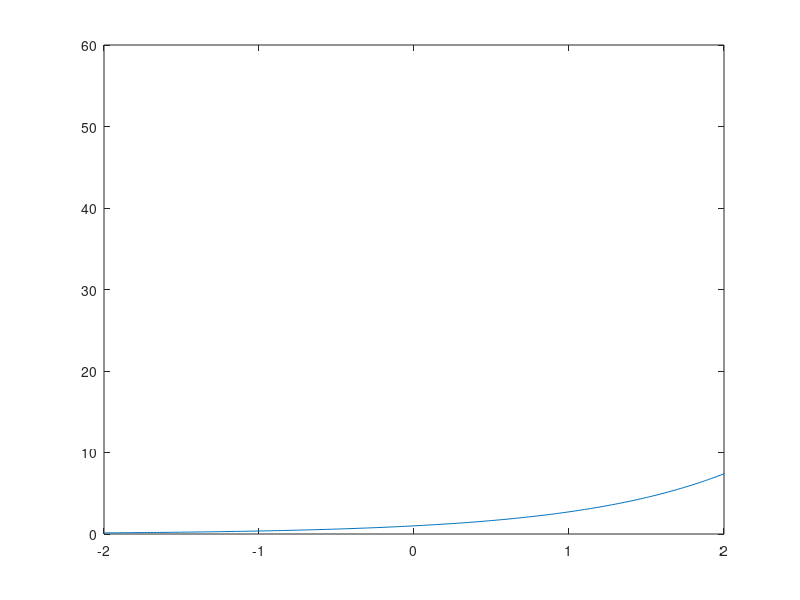

The MATLAB source for this figure: (Note: this script raises an error after producing the figure.)
%% Introduction to MATLAB
% Christian Groll
%
% Chair of financial econometrics, Ludwig-Maximilians-University 
% Munich. 
%
% All rights reserved.

%%
% The following script presents an introduction to basic MATLAB
% commands. It shows how different types of variables can be
% handled and manipulated in MATLAB, as well as how MATLAB can 
% be used to produce graphical output. 

%% Numeric variables
% In MATLAB, an assignment of a certain value to a variable has 
% to be implemented with an equality sign, where any 
% expression on the right-hand side of the equality is assigned 
% to the variable which is specified on the left-hand side.
% Variable names in MATLAB have to start with a letter, which 
% can be followed by any number of letters, digits or
% underscores. Note that MATLAB is case sensitive, i.e. that
% lowercase and uppercase letters are distinguished.

% assign value 2 to a variable named x
x = 2


%%
% You can also see the effect of the assignment in the workspace
% window. The column "value" now shows a 2 next to the entry x.
% The same syntax also can be used when the value of a given
% variable shall be assigned to another variable.

% assign value of variable x to variable b
b = x

%%
% In order not to trigger an error, every variable on the 
% right-hand side of an equality sign already has to possess a 
% value.

% assignment with still undefined variable 
try
    d = c
catch err
    err.message
end
    
%%
% While the first expression assigns the value of the variable x
% to the variable b, execution of the second expression will lead
% to an error, since the variable on the left-hand side is not
% yet defined. Leaving the error untreated would force MATLAB to 
% stop the execution of the script, and throw an error message in
% red letters. 
% In order to avoid an abortion, the error is treated with a 
% try-catch construction at this point. To see the result of an 
% untreated error, just uncomment the following line and execute 
% the cell again.

% d = c

%%
% In order to assign a bundle of values to one variable, the
% values can be stored lined up horizontally or vertically, so
% that the containing variable becomes a vector. When values
% shall be lined up horizontally, MATLAB needs to know the index
% indicating the position of the value in the vector. Thereby the
% first position in a vector always gets index 1, contrary to
% 0 as in some other programming languages.

x(2) = 4

%%
% Assigning value 4 to the second position renders x into a
% 1x2 horizontal vector. 
% To meet larger generality, it is best to interpret scalar 
% values and vectors as special cases of the larger class of 
% matrices right away. Hence, any assignment needs two indices 
% to uniquely specify a position in a matrix.

x(1,2) = 4

%%
% Following the usual mathematical notation, the first index 
% refers to the vertical position, and the second index to the 
% horizontal position. 

x(2,1) = 3
x(2,2) = 4

%%
% Explained more precisely, the original assignment x = 2 actually
% performs two commands. First, the value 2 is assigned to the
% variable x. And second, the new value of the variable x is displayed
% in the command window.
%
% In order to prevent MATLAB from displaying the new state of a
% variable, each assignment has to be equipped with a semicolon
% at its end. Hence, displaying the new value of a variable after
% an assignment can be seen as something like a default setting,
% which has to be denied explicitly when it is not wanted.

% the following assignment is not displayed
x(2,2) = 8;

% to query the new value, type the variable name
x

%%
% Given that we assign a value outside of the already used 
% rectangular of indices, the matrix is automatically increased
% to include the new index, while elements of the enlarged matrix
% without specified values are automatically filled with zeros.

x(3,4) = 8

%%
% Note that MATLAB is forced to automatically enlargen the
% matrix, since it can only work with numerical variables of
% rectangular shape. An example with occurring error in case of
% misspecified matrix shape will follow at the end of the next 
% cell.

%%
% In order to simplify the assignment of a bunch of numbers, all
% matrix entries also can be assigned all at once. Be careful:
% the syntax in this case requires SQUARED brackets!
% Furthermore, the semicolons within the squared brackets tell 
% MATLAB to assign the next values to positions one row further
% down. 

% assigning multiple values at once
x = [1 2 0; 1 3 4; 2 2 2]


%%
% Note: for clarity one can also use commas in order to better
% delimit individual entries within a row.

x = [2, 3, 4; 1, 3, 1; 2, 2, 2]

%%
% As already mentioned, unequal dimensions produce an error.

try
    k = [2 2 2 2 2; 1 1; 4 4 4 4 4 4 4 4]
catch err
    err.message
end

%%
% Once a variable has been initialized through value assignments,
% there are several ways to find out all its values or the value 
% at any entry.
% The first way is to display the variable to the command window 
% by simply typing its name. However, when dealing with large 
% matrices, it is not convenient to let MATLAB display the 
% complete matrix. A preferable way is to let MATLAB display 
% only the entry required, which can be done by telling MATLAB 
% the variable name associated with an index in square brackets.

% get value at row 1, column 2
x(1,2)

%%
% A different way to find out any value of a variable is to use 
% the variable editor, which can be opened either by 
% double-clicking the variable's name in the workspace, or by 
% highlighting the variable's name, right-clicking and chosing 
% "Open".

%% Matrix Concatenation
% Since MATLAB originally was built on matrix calculations,
% MATLAB programs involve a lot of matrix manipulations.
% Therefore, MATLAB provides an auxiliary merging-operator, in
% order to facilitate merging and manipulation commands. This
% merging-operator is executed with squared brackets, and is able
% to horizontally or vertically concatenate matrices, which is 
% the process of joining small matrices to make bigger ones.
% Strictly speaking, an assignment of multiple values at once is 
% nothing else than horizontally and vertically glueing together 
% scalar values.

% glueing together values 3 and 4 horizontally, assigning to c
c = [3 4]

% two ways to add additional row
d = [3 4; 2 3];
d = [c; 2 3];

% glueing together block matrices
[[d; c] x]

%%
% In order to simplify code, some often used matrices can be 
% accessed by calling existing functions.

% determine matrix size
m = 2;
n = 3;

% create matrix containing ones
onesMatr = ones(m,n)

% create matrix containing zeros
zeroMatr = zeros(m,n)

% create matrix containing uniformly distributed random numbers 
unifMatr = rand(m,n)

%%
% In addition, MATLAB has an operator to create numerical
% sequences with constant increments. This operator is called
% with three numbers and two colons. 

% increments of size 2, starting at 1, ending at 11
1:2:11

% increments of size 5.5, starting at 14, ending at 40
14:5.5:40

%%
% In case of increments of size 1, one can also use the short
% notation involving only one colon together with a number
% specifying the starting value and a number specifying the
% ending value.

% increments of size 1, starting at 1, ending at 4
1:4

%%
% Both concatenation and the colon operator to create number
% sequences can be used to simultaneously retrieve information 
% about matrix entries. The basic notation here is that a vector
% at the first entry in square brackets refers to all rows
% involved, while a vector at the second entry refers to all
% columns involved. In doing so, the set of all indices involved 
% is given by the intersection of the specified rows and columns.

% display entries (1,3), (1,2) and (1,3) of x
[x(1,3) x(1,2) x(1,3)]

% same result, as intersection of row 1 with columns
x(1,[3 2 3])

% 2x2 upper block matrix
x([1 2],[1 2])

% using number sequence
x(1:2,1:2)

%%
% In cases of unknown matrix size, the last element also can be
% accessed with replacement statement "end".

% display last two rows and last two columns
x(2:end,2:end)
x(end-1:end,end-1:end)

%%
% Using the colon operator without additional numbers denotes
% either a complete row or a complete column of a matrix. 

% concatenate once the first and twice the third column of a
c = [x(:,1) x(:,3) x(:,3)];

% additionally append last row of x
c = [c; x(end,:)]

%%
% The same syntax also can be utilized to delete complete columns
% or rows from a matrix. Just specify the desired horizontal or
% vertical line via the colon operator, and assign an empty
% matrix to it.

% delete third row
c(:,3) = []

%% Matrix calculation
% MATLAB is able to perform the standard operations on matrices.

% addition
x = [2 3; 4 2];
b = [1; 2];
bMatr = b(1:2,[1 1])
c = x + bMatr

% subtraction
c = x - bMatr;

%%
% While addition and subtraction operate elementwise,
% matrix multiplication does not. Matrix multiplication is
% defined as scalar products of row and column vectors.

% multiplication of 2x2 matrix c with 2x1 vector b
matrProd1 = c*b
matrProd2 = [c(1,1)*b(1)+c(1,2)*b(2); c(2,1)*b(1)+c(2,2)*b(2)]

%%
% Matrix division is defined as inversion to matrix
% multiplication on square matrices.
matrProd = x*c

% retrieve C by reversion
matrProd/c
x

% this equals multiplication with inverse of c
matrProd*inv(c)

%% 
% However, when working with MATLAB in statistical applications, we
% usually interpret matrices as tables of data. Hence, performing
% matrix operations on matrices might not be the most natural way to
% process numeric variables. For example, let nSold denote a vector
% containing the number of sold products on consecutive days, while
% prices denotes a vector which contains the average achieved price
% per sale. We want to get a vector profits of same length as nSold
% and prices, containing the profits for each day.

% initialize sale vector
nSold = [2 3 2 1]

% initialize price vector
prices = [2.3 2.4 2.3 2.0]

% notation for elementwise multiplication
profits = nSold.*prices

%% 
% While addition and subtraction are the same for arrays and
% matrices, element-by-element operations on arrays have to be
% called with a dot in front of the operator.
% This rule also applies to some additional operators. Hence,
% element-wise division is called by ./, while exponentiating can
% be conducted with the .^ operator. Together with the numeric
% sequence operator, element-wise operations are very useful to
% evaluating functions on certain values and creating tables.
% For example, say you would have to evaluate the function 
% f(x)=3*x^2+7*x at values 1 to 10.

% init(ialize) grid for points that shall be evaluated
grid = 1:10;

% for each entry of grid, evaluate function per element-wise
% operations
grid 
squared = grid.^2
squaredScaled = 3*squared
scaled = 7*grid
vals = squaredScaled+scaled


%% Graphical output
% Whenever we need to visualize the graph of a function based on 
% existing tabulated values, we have to draw a line through the
% calculated values, thereby interpolating the function in
% between. The interpolated values are determined by MATLAB
% itself, so that we only have to pass the tabulated values to 
% MATLAB. One-dimensional functions usually are best visualized
% with the command plot, which draws a line through specified
% points. Since each point of the function is given by two
% coordinates (x- and y-value), the plot command also needs both
% dimensions as input.

% passing coordinates for each points to visualization function
plot(grid,vals)     % vector of x-values, vector of y-values

%%
% When using any graphical visualization command an additional
% window opens, which has to be understood as consisting of two 
% parts. The first part is the figure window itself. This part,
% for example, contains information about the size of the window 
% as well as about the reference number of the figure. The second
% part is an axes object, and can be seen as the white colored
% rectangle within the gray window. This axes object contains
% information about the used axes, where they begin and where 
% they end, and where additional ticks are shown in between.
% Furthermore, labels of the ticks, fontsizes of the labels as
% well as coordinates for the exact positioning of the white
% rectangle inside of the gray rectangle are properties of the
% axes object. These properties can not be accessed directly, 
% but have to be changed via methods performing on the object 
% (get() and set()).

%% Functions
% Besides the existing operators that can be used to data
% manipulation and calculation, MATLAB also includes functions
% that can be called. Usually, a call to a function requires some
% additional input handed over to the function and is associated
% with some output calculated by the function. For example,
% function exp() calculates the exponential function at a given
% value.

% calculate exponential function at point 3
exp(3)

% calculate log function at point 1
log(1)

%% 
% As already outlined above, financial applications usually 
% perform analysis on data, so that matrices rather have to be 
% seen as arrays or tables of data, instead of as matrices 
% expressing algebraic content. This way, element-wise operations
% become more accentuated, which is the reason that most built-in
% MATLAB functions accept matrices as input, where each entry
% will be processed by the function on its own. This way we can
% calculate more than one point of the exponential function at a
% time.

% init points where exp shall be evaluated
grid = -4:0.02:4;

% calculate associated function values
vals = exp(grid);

%%
% Using function size, we can see that the dimensions of the
% output vals complies with the dimensions of the input vector.
% This is not surprising, since exactly one function value has to
% be calculated for each point given in the input vector.

% get size of input
inputSize = size(grid) % first number: number of rows

% get size of output
outputSize = size(vals)

%% 
% Now the exponential function can be visualized in the known
% way.

% visualize function values
plot(grid,vals)

%%
% As a first example for manipulation of the axes object, suppose we
% wanted to shrink the section of the x-values depicted, which equals
% zooming into the picture. In order to apply a method to an axes
% object, we first have to specify the exact object. In this case, it
% is possible to refer to the axes object as current axes, since it is
% the last axes object that we created. This is done by gca (get
% current axes).

% use method set() on current axes, change property x-limits
set(gca,'xLim',[-2 2])

%%
% Before we will conduct a first meaningful application, we now
% shortly want to deal with a main problem in computer based
% applications. Suppose you want to perform a certain
% manipulation on your data. How do you know, whether there
% already exists a MATLAB function performing this task, and if
% there was any, how would you find it?
% One way is to use the lookfor command. With it, you can search
% the MATLAB documentary for certain keywords. MATLAB then will
% search the first line of the help text of all functions on the
% search path for a certain keyword.

% find a function that performs permutation on vector elements
lookfor permutation

%% 
% Another way would be to let MATLAB display all functions in a
% given category. For example, request all elementary matrices
% and matrix manipulation:

help elmat

%%
% Other category names would be "specfun" for special functions
% and "elfun" for elementary functions.
% Of course, an additional and usually worthwhile option would be
% to simply type some keywords into Google's search engine.

%% For-loops and linearization
% Now we want to plot the density function of a normal 
% distribution. The formular for the density function is given by
% f(x)=(2*pi*sigma)^(-0.5)*exp(-0.5*((x-mu)^2/sigma)). In the
% course of this application we also introduce the syntax for
% loops in MATLAB, and show their performance with a different
% approach using simple matrix calculations.
% A loop executes a series of commands for a pre-specified number
% of iterations. However, any loop usually needs a running
% variable that changes at each iteration. For example, if you
% want to store the results of your code inside the loop, you
% would have to adapt the index of your storing variable, in
% order to not overwrite your results.
% The syntax of loops is rather simple. Just type "for" to
% indicate the beginning of a loop, choose a running variable and
% specify a vector of values which will be taken by the running
% variable.


% init params
mu = 2;
sigma = 1.4;
grid = -2:0.01:6;

tic     % start MATLAB's stopwatch to return processing time of
        % for loop
for ii=1:numel(grid)   % Chronologically, for each point in grid.
                       % numel() returns number of elements
    x = grid(ii);      % current x-value for density evaluation
    y(ii) = (2*pi*sigma)^(-0.5)*exp(-0.5*((x-mu)^2/sigma));
        % adapt index of storing variable to avoid overwriting
end     % end of loop
time1 = toc;    % get time required to execute code from tic to 
                % toc and store it in variable time1
                
                
%% 
% While the code is very intuitive and simple, there are two main
% drawbacks with respect to performance.
% First, since you have not told MATLAB prior to the execution of
% the loop, how large your storing variable y will get, MATLAB
% will take any free space in its memory to store the variable y
% at the first run of the loop. However, since the required
% storage of y will increase during each loop, it could happen
% that y at some point will need more storage than what is 
% available at the previously chosen location in its memory. In
% consequence, MATLAB would have to take all stored results in y
% and shift them to another and bigger place in its memory, which
% is rather time-consuming. Therefore, you always should tell
% MATLAB beforehand how large your storage variable will get.
% And secondly, since MATLAB is optimized for matrix
% calculations, you always have to try to linearize your code in
% order to avoid for loops. Here is an improved version of the
% code, using element-wise function evaluations on grid:

tic
y = (2*pi*sigma)^(-0.5) * exp(-0.5*(grid-mu).^2/sigma);
time2 = toc;

% visualization to check for mistakes
plot(grid,y)

% calculate factor of performance improvement
factor = time1/time2;

% formatted output
fprintf('\nSecond code is faster with factor %3.3f\n',factor);
    % \n stands for change to new line 
    % %3.3f is the format for the ouput of the variable inserted

%% 
% Of course, such an important function is already implemented in
% MATLAB. Hence, the same results also can be obtained by

% y = normpdf(grid,mu,sigma);

%% 
% In order to further highlight the importance of preallocation,
% we will try a second example.

tic
N = 10e3;
x(1) = 1000;
for k=2:N
    x(k) = 1.05*x(k-1);
end
time1 = toc;

tic
N = 10e3;
x = zeros(N,1);
x(1) = 1000;
for k=2:N
    x(k) = 1.05*x(k-1);
end
time2 = toc;

fprintf('\nPart one takes %2.3d times longer.\n',time1/time2)

%%
% The same performance improvements also apply to the case of a
% two-dimensional normal distribution. However, we first
% introduce two further helpful operators in MATLAB. The first is
% the transpose operator, which forms the complex conjugate
% transpose of a matrix, i.e. it simply transposes matrices
% without complex part.

% init random matrix
x = rand(3)

% show transposition
transp = x'

%%
% The second operator is the vectorization operator. Applied to a
% matrix, it takes each column and attaches it at the bottom of
% the previous columns to get one large vector containing all
% entries of matrix a.

% vectorization, with subsequent transposition to keep displayed 
% output space-saving
x(:)'

%%
% These operations will prove useful in the performance-improved
% encoding of the two-dimensional density. But first we will
% implement the more easy way using for loops.

% init params
mu = [4; 0];    % vector containing both mean values
sigma = [1.5; 1];   % vector containing both standard deviations
rho = 0.5;      % correlation coefficient

% init grid
grid = -4:0.1:8;    % same grid will be used for both axes

% start stopwatch
tic

% preallocate storage matrix for better performance results
z = zeros(numel(grid),numel(grid));
xGrid = zeros(numel(grid),numel(grid)); % since we want to plot
yGrid = zeros(numel(grid),numel(grid)); % the results at the end,
            % grid coordinates and density values have to be
            % arranged in a matrix


% calculate values: for each x value, run through all y values
for ii=1:numel(grid) % loop for x coordinate / row vector
    for jj=1:numel(grid)    % loop for y coordinate / column vec.
        xGrid(jj,ii) = grid(ii);
        yGrid(jj,ii) = grid(jj);
        x = grid(ii);
        y = grid(jj);
        z(jj,ii)=(2*pi*sigma(1)*sigma(2)*sqrt(1-rho^2))^(-1)*...
            exp(-(1/(2*(1-rho^2)))*...
            ((x-mu(1))^2/sigma(1)^2+(y-mu(2))^2/sigma(2)^2-...
            2*rho*(x-mu(1))*(y-mu(2))/sigma(1)/sigma(2)));
            % Note: when plotting a matrix, row vectors will
            % appear in x-direction. Hence, the first for-loop
            % here calculates the values along the x-direction,
            % and the second along the y-direction.
    end
end
time1 = toc;

%%
% Vectorization for two-dimensional problems is quite more
% demanding than in the one-dimensional case. However, looking at
% the implemented for-loops in the cell above you can see that 
% you implicitly evaluated the density on all possible
% two-dimensional combinations of the values in the grid vector.
% Using a simple example helps to illustrate this.

exampleGrid = 1:3;
storageVar = [];
xGridExam = zeros(numel(exampleGrid)*[1 1]);
yGridExam = zeros(numel(exampleGrid)*[1 1]);
for ii=1:numel(exampleGrid)
    for jj=1:numel(exampleGrid)
        xGridExam(jj,ii) = exampleGrid(ii);
        yGridExam(jj,ii) = exampleGrid(jj);
        storageVar = [storageVar;...
            [exampleGrid(ii) exampleGrid(jj)]]; % attaches each 
                % new point combination below the previous ones
    end
end
storageVar
xGridExam
yGridExam

%% 
% In effect this code does the following: it choses the value of 
% the x-coordinate, holds it fixed, and runs through all 
% y-coordinate values.
% Since in graphical outputs of matrices the x-axis is defined as
% the row dimension, the code evaluates column after column of
% the final density value matrix.

%%
% We now have to achieve a similar result without using 
% for-loops. Lets first concentrate on the values of the
% x-coordinate matrix. In order to replicate this matrix, we just
% have to stick three times the original grid vector above each
% other. A very useful function for such a task is repmat, which
% stands for "replicate matrix", and allows you to form a block
% matrix consisting of smaller matrices which are replicates of a
% given matrix.

% example
x = [1 2; 3 4];

% 2 replicates of x above each other, 3 next to each other
repmat(x,2,3)

%% 
% Hence, the coordinate matrices are obtained by
xCoord = repmat(exampleGrid,3,1)
yCoord = repmat(exampleGrid',1,3)


%%
% Applying the same procedure to the original task:

% start stopwatch
tic

% create coordinate matrices
xGrid2 = repmat(grid,numel(grid),1);
yGrid2 = repmat(grid',1,numel(grid));

% evaluate density elementwise on grid matrices
z2 = (2*pi*sigma(1)*sigma(2)*sqrt(1-rho^2))^(-1)*...
           exp(-(1/(2*(1-rho^2)))*...
           ((xGrid2-mu(1)).^2/sigma(1)^2+...
           (yGrid2-mu(2)).^2/sigma(2)^2-...
           2*rho*(xGrid2-mu(1)).*...
           (yGrid2-mu(2))/sigma(1)/sigma(2)));
       
time2 = toc;       

% calculate factor of performance improvement
factor = time1/time2;

% formatted output
fprintf('\nSecond code is faster with factor %3.3f\n',factor);
    % \n stands for change to new line 
    % %3.3f is the format for the ouput of the variable inserted
       
%%
% check for deviations of previous results
deviations = [max(max(xGrid-xGrid2)),...
              max(max(yGrid-yGrid2)),...
              max(max(z-z2))]
       
%%
% Of course, the bivariate density function also exists in
% MATLAB.

% calculate covariance matrix
covVar = [sigma(1)^2 rho*sigma(1)*sigma(2); ...
            rho*sigma(1)*sigma(2) sigma(2)^2];
        
% using vectorized coordinates as input        
z3 = mvnpdf([xGrid(:) yGrid(:)],mu',covVar);
   
% reshape result to comparable size
z3 = reshape(z3,size(xGrid));

%%
% Visualization is obtained by using either mesh() or surf().
mesh(xGrid,yGrid,z)
xlabel(['x axis: mean value ' num2str(mu(1))])
ylabel(['y axis: mean value ' num2str(mu(2))])
title('bivariate normal density')

% fit axes to grid points evaluated
set(gca,'xLim',[grid(1) grid(end)],'yLim',[grid(1) grid(end)])
    
%% String variables
% String variables represent series of characters. In order to
% assign a string to a variable, the expression has to be
% enclosed with apostrophes. This way, MATLAB automatically
% defines the variable's type as string.

s = 'This is a string!'

%%
% Strings also can be packed into a matrix. However, a string in
% a matrix has to be interpreted as an array of individual
% characters. Hence, in order to pack two strings into a matrix,
% the string dimensions have to match the same way as the
% dimensions of row vectors have to match in a matrix with
% numeric entries.

s = ['abc';'cba']

%%
% Using strings of different lengths produces an error.

try
    t = ['abc'; 'abcd']
catch err
    err.message
end

%% Cell variables
% Cell arrays are used when variables of different types shall be
% stored in a single variable. For example, an entry in a cell 
% array can contain a numeric value as well as a matrix with 
% numeric entries. Furthermore, it can also obtain a string (an
% array of characters) or a structure variable. In contrast to
% the variable types so far, cell arrays are initialized using
% curled brackets!

c = {'abe','kdkdkd'}

c{2,1} = 4535

x = [2 3 2; 1 2 2; 4 5 6];
c{2,2} = x

%%
% Imagine, you wanted to store historic stock prices in a cell
% array. Hence, you could fill one entry with a string variable
% containing the name of the stock, one entry with a matrix of
% numeric values containing the closing prices and one entry with
% a matrix containing associated dates. One problem when working
% with cell arrays is, that you always have to keep track
% about the arrangement of the different variables in the cell
% array yourself! This way, your code becomes more error prone,
% since you could accidentially mix up the entries, and overwrite
% the stock prices, while you only wanted to change the name of
% the stock. 
% In order to improve the code with respect to this danger of
% confusions, MATLAB has come up with a way to store different
% data types, where the individual entries are not indexed with
% numbers, but with field names. Such variables are called
% structure variables.

%% Structure variables
% When using structure variables, individual fields are addressed
% by simple name extensions to the name of the variable.
% Consider a structure variabe stock1 containing stock 
% information.

stock1.name = 'BMW';

stock1.dates = ['01.02.2001';'02.02.2001';'03.02.2001'];

stock1.prices = [112; 114; 111];

stock1

%%
% In order to display the information of a structure variable,
% one has to use a similar syntax.

stock1.dates

%%
% The same syntax also has to be used when information of a field
% shall be assigned to a new variable. 

dates = stock1.dates

%% Tables
% Since version R2013b Matlab also has a data structure similar to
% DataFrames in R. These tables allow to store data of mixed types, the
% only restriction being that all columns need to be of equal length.
% For the advantages of tables take a look at the online documentation at
% http://www.mathworks.de/de/help/matlab/matlab_prog/advantages-of-using-tables.html 

load patients

patientTable = table(Gender,Age,Smoker,Diastolic);

% get subset of data as table
subTable = patientTable(:, 1:2);

% get subset of data as matrix
valuesThemself = patientTable{:, 2:4};

% get invalid subset of data
try
    invalidData = patientTable{:, 1:2}
catch err
    err.message
end

% logical indexing

%% mathematical functions
% could corrupt logical data: all patients become smokers
patientTable{:, 2:4} = patientTable{:, 2:4} + 3000



